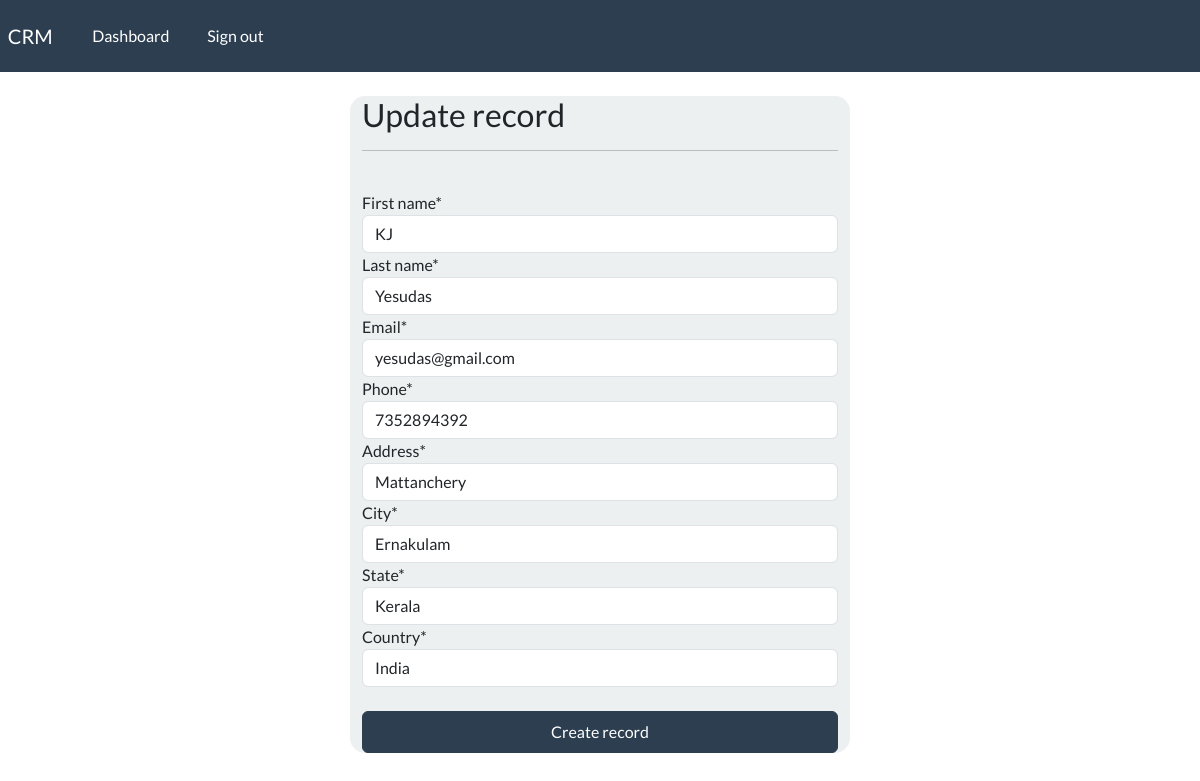
Page /update-record/2 (signed in) on the committed database.
### webapp/models.py (models this page shows, shortened)
class Record(models.Model):
    creation_date = models.DateTimeField(auto_now_add=True)
    first_name = models.CharField(max_length=100)
    last_name = models.CharField(max_length=100)
    email = models.CharField(max_length=100)
    phone = models.CharField(max_length=12)
    address = models.CharField(max_length=300)
    city = models.CharField(max_length=100)
    state = models.CharField(max_length=100)
    country = models.CharField(max_length=100)

### webapp/views.py (the view)
# urls.py: path('update-record/<int:pk>', views.update_record, name = 'update-record'),
@login_required(login_url='my-login')
def update_record(request, pk):
    record = Record.objects.get(id=pk)
    form = UpdateRecordForm(instance=record)
    if request.method =="POST":
        form = UpdateRecordForm(request.POST, instance = record)
        if form.is_valid():
            form.save()
            return redirect("dashboard")
    context = {'form': form}
    return render(request,'webapp/update-record.html', context=context)

### webapp/forms.py
class UpdateRecordForm(forms.ModelForm):
    class Meta:
        model = Record
        fields = ['first_name','last_name','email', 'phone', 'address', 'city', 'state', 'country']

### webapp/templates/webapp/update-record.html (shortened to what this page needs)
{% extends "webapp/base.html" %}
{% load crispy_forms_tags %}
{% block content %}
<body>
    <div class="container bg-light shadow-md pd-5 form-layout">
        <h3>Update record</h3>
        <hr>
        <br>
        <form method="POST" autocomplete="off">
            {{form|crispy}}
            <br>
            <button type = "submit" class="btn btn-primary w-100 btn-block p-2">Create record</button>
        </form>
</body>
{% endblock %}

### static/css/style.css (style rules this page uses)
.form-layout { border-radius: 15px; width: 500px; }

### rows in the picture
Record: first_name "KJ", last_name "Yesudas", email "yesudas@gmail.com", phone "7352894392", address "Mattanchery", city "Ernakulam", state "Kerala", country "India"
